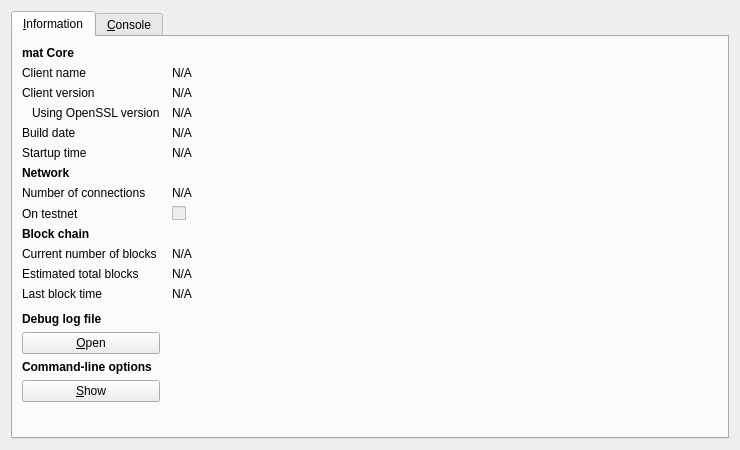
<?xml version="1.0" encoding="UTF-8"?>
<ui version="4.0">
 <class>RPCConsole</class>
 <widget class="QDialog" name="RPCConsole">
  <property name="geometry">
   <rect>
    <x>0</x>
    <y>0</y>
    <width>740</width>
    <height>450</height>
   </rect>
  </property>
  <property name="windowTitle">
   <string>mat - Debug window</string>
  </property>
  <layout class="QVBoxLayout" name="verticalLayout_2">
   <item>
    <widget class="QTabWidget" name="tabWidget">
     <property name="currentIndex">
      <number>0</number>
     </property>
     <widget class="QWidget" name="tab_info">
      <attribute name="title">
       <string>&amp;Information</string>
      </attribute>
      <layout class="QGridLayout" name="gridLayout" columnstretch="0,1">
       <property name="horizontalSpacing">
        <number>12</number>
       </property>
       <item row="0" column="0">
        <widget class="QLabel" name="label_9">
         <property name="font">
          <font>
           <weight>75</weight>
           <bold>true</bold>
          </font>
         </property>
         <property name="text">
          <string>mat Core</string>
         </property>
        </widget>
       </item>
       <item row="1" column="0">
        <widget class="QLabel" name="label_5">
         <property name="text">
          <string>Client name</string>
         </property>
        </widget>
       </item>
       <item row="1" column="1">
        <widget class="QLabel" name="clientName">
         <property name="cursor">
          <cursorShape>IBeamCursor</cursorShape>
         </property>
         <property name="text">
          <string>N/A</string>
         </property>
         <property name="textFormat">
          <enum>Qt::PlainText</enum>
         </property>
         <property name="textInteractionFlags">
          <set>Qt::LinksAccessibleByMouse|Qt::TextSelectableByKeyboard|Qt::TextSelectableByMouse</set>
         </property>
        </widget>
       </item>
       <item row="2" column="0">
        <widget class="QLabel" name="label_6">
         <property name="text">
          <string>Client version</string>
         </property>
        </widget>
       </item>
       <item row="2" column="1">
        <widget class="QLabel" name="clientVersion">
         <property name="cursor">
          <cursorShape>IBeamCursor</cursorShape>
         </property>
         <property name="text">
          <string>N/A</string>
         </property>
         <property name="textFormat">
          <enum>Qt::PlainText</enum>
         </property>
         <property name="textInteractionFlags">
          <set>Qt::LinksAccessibleByMouse|Qt::TextSelectableByKeyboard|Qt::TextSelectableByMouse</set>
         </property>
        </widget>
       </item>
       <item row="3" column="0">
        <widget class="QLabel" name="label_14">
         <property name="text">
          <string>Using OpenSSL version</string>
         </property>
         <property name="indent">
          <number>10</number>
         </property>
        </widget>
       </item>
       <item row="3" column="1">
        <widget class="QLabel" name="openSSLVersion">
         <property name="cursor">
          <cursorShape>IBeamCursor</cursorShape>
         </property>
         <property name="text">
          <string>N/A</string>
         </property>
         <property name="textFormat">
          <enum>Qt::PlainText</enum>
         </property>
         <property name="textInteractionFlags">
          <set>Qt::LinksAccessibleByMouse|Qt::TextSelectableByKeyboard|Qt::TextSelectableByMouse</set>
         </property>
        </widget>
       </item>
       <item row="4" column="0">
        <widget class="QLabel" name="label_12">
         <property name="text">
          <string>Build date</string>
         </property>
        </widget>
       </item>
       <item row="4" column="1">
        <widget class="QLabel" name="buildDate">
         <property name="cursor">
          <cursorShape>IBeamCursor</cursorShape>
         </property>
         <property name="text">
          <string>N/A</string>
         </property>
         <property name="textFormat">
          <enum>Qt::PlainText</enum>
         </property>
         <property name="textInteractionFlags">
          <set>Qt::LinksAccessibleByMouse|Qt::TextSelectableByKeyboard|Qt::TextSelectableByMouse</set>
         </property>
        </widget>
       </item>
       <item row="5" column="0">
        <widget class="QLabel" name="label_13">
         <property name="text">
          <string>Startup time</string>
         </property>
        </widget>
       </item>
       <item row="5" column="1">
        <widget class="QLabel" name="startupTime">
         <property name="cursor">
          <cursorShape>IBeamCursor</cursorShape>
         </property>
         <property name="text">
          <string>N/A</string>
         </property>
         <property name="textFormat">
          <enum>Qt::PlainText</enum>
         </property>
         <property name="textInteractionFlags">
          <set>Qt::LinksAccessibleByMouse|Qt::TextSelectableByKeyboard|Qt::TextSelectableByMouse</set>
         </property>
        </widget>
       </item>
       <item row="6" column="0">
        <widget class="QLabel" name="label_11">
         <property name="font">
          <font>
           <weight>75</weight>
           <bold>true</bold>
          </font>
         </property>
         <property name="text">
          <string>Network</string>
         </property>
        </widget>
       </item>
       <item row="7" column="0">
        <widget class="QLabel" name="label_7">
         <property name="text">
          <string>Number of connections</string>
         </property>
        </widget>
       </item>
       <item row="7" column="1">
        <widget class="QLabel" name="numberOfConnections">
         <property name="cursor">
          <cursorShape>IBeamCursor</cursorShape>
         </property>
         <property name="text">
          <string>N/A</string>
         </property>
         <property name="textFormat">
          <enum>Qt::PlainText</enum>
         </property>
         <property name="textInteractionFlags">
          <set>Qt::LinksAccessibleByMouse|Qt::TextSelectableByKeyboard|Qt::TextSelectableByMouse</set>
         </property>
        </widget>
       </item>
       <item row="8" column="0">
        <widget class="QLabel" name="label_8">
         <property name="text">
          <string>On testnet</string>
         </property>
        </widget>
       </item>
       <item row="8" column="1">
        <widget class="QCheckBox" name="isTestNet">
         <property name="enabled">
          <bool>false</bool>
         </property>
         <property name="text">
          <string/>
         </property>
        </widget>
       </item>
       <item row="9" column="0">
        <widget class="QLabel" name="label_10">
         <property name="font">
          <font>
           <weight>75</weight>
           <bold>true</bold>
          </font>
         </property>
         <property name="text">
          <string>Block chain</string>
         </property>
        </widget>
       </item>
       <item row="10" column="0">
        <widget class="QLabel" name="label_3">
         <property name="text">
          <string>Current number of blocks</string>
         </property>
        </widget>
       </item>
       <item row="10" column="1">
        <widget class="QLabel" name="numberOfBlocks">
         <property name="cursor">
          <cursorShape>IBeamCursor</cursorShape>
         </property>
         <property name="text">
          <string>N/A</string>
         </property>
         <property name="textFormat">
          <enum>Qt::PlainText</enum>
         </property>
         <property name="textInteractionFlags">
          <set>Qt::LinksAccessibleByMouse|Qt::TextSelectableByKeyboard|Qt::TextSelectableByMouse</set>
         </property>
        </widget>
       </item>
       <item row="11" column="0">
        <widget class="QLabel" name="label_4">
         <property name="text">
          <string>Estimated total blocks</string>
         </property>
        </widget>
       </item>
       <item row="11" column="1">
        <widget class="QLabel" name="totalBlocks">
         <property name="cursor">
          <cursorShape>IBeamCursor</cursorShape>
         </property>
         <property name="text">
          <string>N/A</string>
         </property>
         <property name="textFormat">
          <enum>Qt::PlainText</enum>
         </property>
         <property name="textInteractionFlags">
          <set>Qt::LinksAccessibleByMouse|Qt::TextSelectableByKeyboard|Qt::TextSelectableByMouse</set>
         </property>
        </widget>
       </item>
       <item row="12" column="0">
        <widget class="QLabel" name="label_2">
         <property name="text">
          <string>Last block time</string>
         </property>
        </widget>
       </item>
       <item row="12" column="1">
        <widget class="QLabel" name="lastBlockTime">
         <property name="cursor">
          <cursorShape>IBeamCursor</cursorShape>
         </property>
         <property name="text">
          <string>N/A</string>
         </property>
         <property name="textFormat">
          <enum>Qt::PlainText</enum>
         </property>
         <property name="textInteractionFlags">
          <set>Qt::LinksAccessibleByMouse|Qt::TextSelectableByKeyboard|Qt::TextSelectableByMouse</set>
         </property>
        </widget>
       </item>
       <item row="13" column="0">
        <spacer name="verticalSpacer_2">
         <property name="orientation">
          <enum>Qt::Vertical</enum>
         </property>
         <property name="sizeHint" stdset="0">
          <size>
           <width>20</width>
           <height>20</height>
          </size>
         </property>
        </spacer>
       </item>
       <item row="14" column="0">
        <widget class="QLabel" name="labelDebugLogfile">
         <property name="font">
          <font>
           <weight>75</weight>
           <bold>true</bold>
          </font>
         </property>
         <property name="text">
          <string>Debug log file</string>
         </property>
        </widget>
       </item>
       <item row="15" column="0">
        <widget class="QPushButton" name="openDebugLogfileButton">
         <property name="toolTip">
          <string>Open the mat debug log file from the current data directory. This can take a few seconds for large log files.</string>
         </property>
         <property name="text">
          <string>&amp;Open</string>
         </property>
         <property name="autoDefault">
          <bool>false</bool>
         </property>
        </widget>
       </item>
       <item row="16" column="0">
        <widget class="QLabel" name="labelCLOptions">
         <property name="font">
          <font>
           <weight>75</weight>
           <bold>true</bold>
          </font>
         </property>
         <property name="text">
          <string>Command-line options</string>
         </property>
        </widget>
       </item>
       <item row="17" column="0">
        <widget class="QPushButton" name="showCLOptionsButton">
         <property name="toolTip">
          <string>Show the mat-Qt help message to get a list with possible mat command-line options.</string>
         </property>
         <property name="text">
          <string>&amp;Show</string>
         </property>
         <property name="autoDefault">
          <bool>false</bool>
         </property>
        </widget>
       </item>
       <item row="18" column="0">
        <spacer name="verticalSpacer">
         <property name="orientation">
          <enum>Qt::Vertical</enum>
         </property>
         <property name="sizeHint" stdset="0">
          <size>
           <width>20</width>
           <height>40</height>
          </size>
         </property>
        </spacer>
       </item>
      </layout>
     </widget>
     <widget class="QWidget" name="tab_console">
      <attribute name="title">
       <string>&amp;Console</string>
      </attribute>
      <layout class="QVBoxLayout" name="verticalLayout_3">
       <property name="spacing">
        <number>3</number>
       </property>
       <item>
        <widget class="QTextEdit" name="messagesWidget">
         <property name="minimumSize">
          <size>
           <width>0</width>
           <height>100</height>
          </size>
         </property>
         <property name="readOnly">
          <bool>true</bool>
         </property>
         <property name="tabKeyNavigation" stdset="0">
          <bool>false</bool>
         </property>
         <property name="columnCount" stdset="0">
          <number>2</number>
         </property>
        </widget>
       </item>
       <item>
        <layout class="QHBoxLayout" name="horizontalLayout">
         <property name="spacing">
          <number>3</number>
         </property>
         <item>
          <widget class="QLabel" name="label">
           <property name="text">
            <string notr="true">&gt;</string>
           </property>
          </widget>
         </item>
         <item>
          <widget class="QLineEdit" name="lineEdit"/>
         </item>
         <item>
          <widget class="QPushButton" name="clearButton">
           <property name="maximumSize">
            <size>
             <width>24</width>
             <height>24</height>
            </size>
           </property>
           <property name="toolTip">
            <string>Clear console</string>
           </property>
           <property name="text">
            <string/>
           </property>
           <property name="icon">
            <iconset resource="../bitcoin.qrc">
             <normaloff>:/icons/remove</normaloff>:/icons/remove</iconset>
           </property>
           <property name="shortcut">
            <string notr="true">Ctrl+L</string>
           </property>
           <property name="autoDefault">
            <bool>false</bool>
           </property>
          </widget>
         </item>
        </layout>
       </item>
      </layout>
     </widget>
    </widget>
   </item>
  </layout>
 </widget>
 <resources>
  <include location="../bitcoin.qrc"/>
 </resources>
 <connections/>
</ui>
